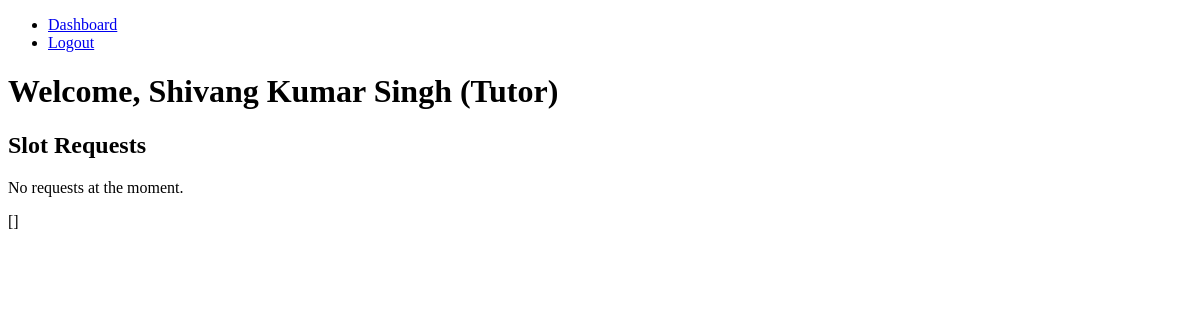
The page /slot_request/1 (signed in) on the database as committed earlier.
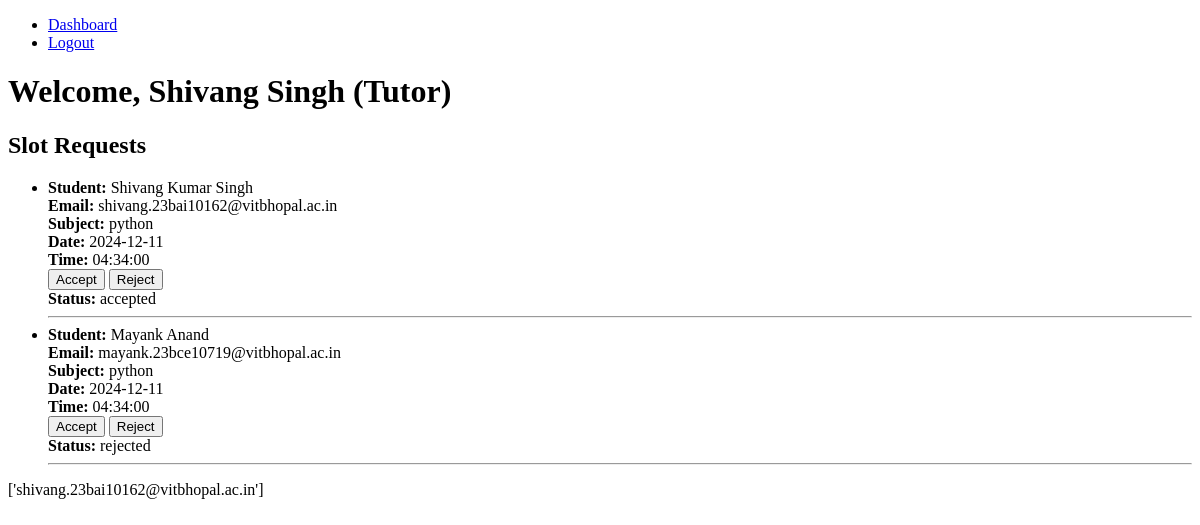
The same page on the database as committed later.
### models.py (models this page shows)
class User(db.Model):
    __tablename__ = 'users'
    registration_number = db.Column(db.String(20), primary_key=True)
    name = db.Column(db.String(100), nullable=False)
    email = db.Column(db.String(100), nullable=False)
    password_hash = db.Column(db.Text, nullable=False)
    role = db.Column(db.Enum('student', 'tutor', 'admin', name='user_roles'), nullable=False)
    created_at = db.Column(db.DateTime, default=datetime.utcnow)
    student = db.relationship('Student', back_populates='user', uselist=False)
    tutor = db.relationship('Tutor', back_populates='user', uselist=False)

class Request(db.Model):
    __tablename__ = 'requests'
    id = db.Column(db.Integer, primary_key=True)
    slot_id = db.Column(db.Integer, db.ForeignKey('slots.id'), nullable=False)
    student_registration_number = db.Column(
        db.String(20), db.ForeignKey('students.registration_number'), nullable=False
    )
    status = db.Column(
        db.Enum('pending', 'accepted', 'rejected', name='request_status'), default='pending'
    )
    request_date = db.Column(db.DateTime, default=datetime.utcnow)
    slot = db.relationship('Slot', back_populates='requests')
    student = db.relationship('Student', back_populates='requests')

class Slot(db.Model):
    __tablename__ = 'slots'
    id = db.Column(db.Integer, primary_key=True)
    tutor_registration_number = db.Column(
        db.String(20), db.ForeignKey('tutors.registration_number'), nullable=False
    )
    subject = db.Column(db.String(100), nullable=False)
    date = db.Column(db.Date, nullable=False)
    time = db.Column(db.Time, nullable=False)
    gmeet_link = db.Column(db.String(255), nullable=True)
    created_at = db.Column(db.DateTime, default=datetime.utcnow)
    tutor = db.relationship('Tutor', back_populates='slots')
    requests = db.relationship('Request', back_populates='slot')
    reviews = db.relationship('Review', back_populates='slot')

### controllers.py (the view)
@app.route("/slot_request/<int:slot_id>", methods=["GET","POST"])
@auth_required
def slot_request(slot_id):
    user = User.query.get(session['user_id'])
    tutor=Tutor.query.filter_by(registration_number=user.registration_number).first()
    requests = Request.query.join(Slot).filter(Slot.tutor_registration_number == tutor.registration_number, Request.slot_id==slot_id).all()
    emails = Request.query.join(Slot).filter(Slot.tutor_registration_number == tutor.registration_number, Request.slot_id==slot_id, Request.status == 'accepted').all()
    list=[]
    for mails in emails:
        list.append(mails.student.user.email)
    return render_template("slot_request.html",user=user,requests=requests,l=list)

### controllers.py (called while the page is built)
def auth_required(func):
    @wraps(func)
    def inner(*args, **kwargs):
        if 'user_id' in session:
            return func(*args, **kwargs)
        else:
            flash("Please login to continue")
            return redirect(url_for("home"))
    return inner

### templates/slot_request.html (shortened to what this page needs)
{% extends "base.html" %}
{% block content %}
<h1>Welcome, {{ user.name }} (Tutor)</h1>
<section>
    <h2>Slot Requests</h2>
    {% if requests and requests|length > 0 %}
        <ul>
            {% for request in requests %}
            <li>
                <strong>Student:</strong> {{ request.student.user.name }} <br>
                <strong>Email:</strong> {{ request.student.user.email }} <br>
                <strong>Subject:</strong> {{ request.slot.subject }} <br>
                <strong>Date:</strong> {{ request.slot.date }} <br>
                <strong>Time:</strong> {{ request.slot.time }} <br>
                <form action="/update_request/{{ request.id }}" method="post">
                    <button type="submit" name="action" value="accept">Accept</button>
                    <button type="submit" name="action" value="reject">Reject</button>
                </form>
                <strong>Status:</strong> {{ request.status }} <br>
            </li>
            <hr>
            {% endfor %}
        </ul>
    {% else %}
        <p>No requests at the moment.</p>
    {% endif %}
</section>
{{l}}
{% endblock %}

Rows that differ between the two databases and show on the page:
changed User: name "Shivang Kumar Singh" → "Shivang Singh"
added Request: student.user.name "Shivang Kumar Singh", student.user.email "shivang.23bai10162@vitbhopal.ac.in", slot.subject "python", slot "2024-12-11", slot.time "04:34:00", status "accepted"
added Request: student.user.name "Mayank Anand", student.user.email "mayank.23bce10719@vitbhopal.ac.in", slot.subject "python", slot "2024-12-11", slot.time "04:34:00", status "rejected"
Other text that changed with them:
{{ l }}: "[]" → "['shivang.23bai10162@vitbhopal.ac.in']"
text no longer shown: "No requests at the moment."
